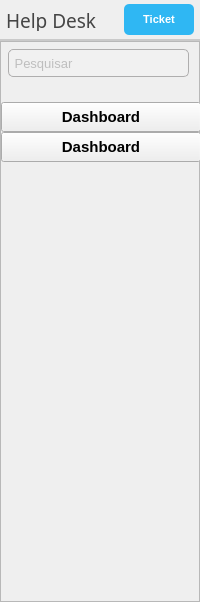
     <widget class="QFrame" name="wdg_menu">
      <property name="minimumSize">
       <size>
        <width>200</width>
        <height>0</height>
       </size>
      </property>
      <property name="maximumSize">
       <size>
        <width>200</width>
        <height>16777215</height>
       </size>
      </property>
      <property name="styleSheet">
       <string notr="true">QFrame#wdg_menu {
	background-color: #DBDBDB;
}</string>
      </property>
      <layout class="QVBoxLayout" name="vrl_menu">
       <property name="spacing">
        <number>0</number>
       </property>
       <property name="leftMargin">
        <number>0</number>
       </property>
       <property name="topMargin">
        <number>0</number>
       </property>
       <property name="rightMargin">
        <number>0</number>
       </property>
       <property name="bottomMargin">
        <number>0</number>
       </property>
       <item>
        <widget class="QFrame" name="frm_top_menu">
         <property name="minimumSize">
          <size>
           <width>200</width>
           <height>41</height>
          </size>
         </property>
         <property name="maximumSize">
          <size>
           <width>200</width>
           <height>41</height>
          </size>
         </property>
         <property name="styleSheet">
          <string notr="true">QFrame#frm_top_menu {
	border-width: 2px; 
	border-style: solid; 
	border-color: #CACACA;
	border-top-style:none;
	border-left-style:none;
	border-right-style:none;
}</string>
         </property>
         <property name="frameShape">
          <enum>QFrame::StyledPanel</enum>
         </property>
         <property name="frameShadow">
          <enum>QFrame::Raised</enum>
         </property>
         <widget class="QLabel" name="lbl_help_desk">
          <property name="geometry">
           <rect>
            <x>6</x>
            <y>10</y>
            <width>111</width>
            <height>21</height>
           </rect>
          </property>
          <property name="minimumSize">
           <size>
            <width>111</width>
            <height>21</height>
           </size>
          </property>
          <property name="maximumSize">
           <size>
            <width>111</width>
            <height>21</height>
           </size>
          </property>
          <property name="font">
           <font>
            <family>Arial Black</family>
            <pointsize>14</pointsize>
           </font>
          </property>
          <property name="styleSheet">
           <string notr="true">QLabel {
	color: #454545;
}</string>
          </property>
          <property name="text">
           <string>Help Desk</string>
          </property>
         </widget>
         <widget class="QPushButton" name="btn_new_ticket">
          <property name="geometry">
           <rect>
            <x>124</x>
            <y>4</y>
            <width>70</width>
            <height>31</height>
           </rect>
          </property>
          <property name="minimumSize">
           <size>
            <width>70</width>
            <height>31</height>
           </size>
          </property>
          <property name="maximumSize">
           <size>
            <width>70</width>
            <height>31</height>
           </size>
          </property>
          <property name="font">
           <font>
            <family>Arial</family>
            <pointsize>8</pointsize>
            <weight>75</weight>
            <bold>true</bold>
           </font>
          </property>
          <property name="focusPolicy">
           <enum>Qt::NoFocus</enum>
          </property>
          <property name="styleSheet">
           <string notr="true">QPushButton#btn_new_ticket {
	background-color: #2FB7F3;
	color: white;
	border-radius: 5px;
}

QPushButton#btn_new_ticket:hover {
	background-color:#009CE1;
}

QPushButton#btn_new_ticket:pressed {
	background-color:#0082BC;
}</string>
          </property>
          <property name="text">
           <string>Ticket</string>
          </property>
          <property name="icon">
           <iconset>
            <normaloff>../img/plus-48.png</normaloff>../img/plus-48.png</iconset>
          </property>
          <property name="iconSize">
           <size>
            <width>10</width>
            <height>10</height>
           </size>
          </property>
         </widget>
        </widget>
       </item>
       <item>
        <widget class="QFrame" name="frm_menu">
         <property name="minimumSize">
          <size>
           <width>200</width>
           <height>561</height>
          </size>
         </property>
         <property name="maximumSize">
          <size>
           <width>200</width>
           <height>16777215</height>
          </size>
         </property>
         <property name="frameShape">
          <enum>QFrame::StyledPanel</enum>
         </property>
         <property name="frameShadow">
          <enum>QFrame::Raised</enum>
         </property>
         <layout class="QFormLayout" name="formLayout">
          <property name="horizontalSpacing">
           <number>0</number>
          </property>
          <property name="verticalSpacing">
           <number>0</number>
          </property>
          <property name="leftMargin">
           <number>0</number>
          </property>
          <property name="topMargin">
           <number>0</number>
          </property>
          <property name="rightMargin">
           <number>0</number>
          </property>
          <property name="bottomMargin">
           <number>0</number>
          </property>
          <item row="0" column="1">
           <spacer name="vls_between_border_search_home">
            <property name="orientation">
             <enum>Qt::Vertical</enum>
            </property>
            <property name="sizeType">
             <enum>QSizePolicy::Fixed</enum>
            </property>
            <property name="sizeHint" stdset="0">
             <size>
              <width>185</width>
              <height>7</height>
             </size>
            </property>
           </spacer>
          </item>
          <item row="1" column="0">
           <spacer name="hls_between_boder_and_search_home">
            <property name="orientation">
             <enum>Qt::Horizontal</enum>
            </property>
            <property name="sizeType">
             <enum>QSizePolicy::Fixed</enum>
            </property>
            <property name="sizeHint" stdset="0">
             <size>
              <width>7</width>
              <height>25</height>
             </size>
            </property>
           </spacer>
          </item>
          <item row="1" column="1">
           <widget class="QLineEdit" name="txt_search">
            <property name="minimumSize">
             <size>
              <width>181</width>
              <height>28</height>
             </size>
            </property>
            <property name="maximumSize">
             <size>
              <width>181</width>
              <height>28</height>
             </size>
            </property>
            <property name="font">
             <font>
              <family>Arial</family>
              <pointsize>10</pointsize>
             </font>
            </property>
            <property name="statusTip">
             <string>Pesquisar</string>
            </property>
            <property name="whatsThis">
             <string>Pesquisar</string>
            </property>
            <property name="accessibleName">
             <string>Pesquisar</string>
            </property>
            <property name="accessibleDescription">
             <string>Pesquisar</string>
            </property>
            <property name="styleSheet">
             <string notr="true">QLineEdit#txt_search {
	background-color: #F1F1F1;
	color: #8C8C8C;
	border: 1px solid #AFAEAE;
	border-radius: 5px;
}</string>
            </property>
            <property name="text">
             <string/>
            </property>
            <property name="maxLength">
             <number>40</number>
            </property>
            <property name="placeholderText">
             <string> Pesquisar</string>
            </property>
           </widget>
          </item>
          <item row="2" column="1">
           <spacer name="vls_between_search_and_buttom_home">
            <property name="orientation">
             <enum>Qt::Vertical</enum>
            </property>
            <property name="sizeType">
             <enum>QSizePolicy::Fixed</enum>
            </property>
            <property name="sizeHint" stdset="0">
             <size>
              <width>185</width>
              <height>25</height>
             </size>
            </property>
           </spacer>
          </item>
          <item row="3" column="0" colspan="2">
           <widget class="QPushButton" name="btn_dashboad">
            <property name="minimumSize">
             <size>
              <width>200</width>
              <height>30</height>
             </size>
            </property>
            <property name="maximumSize">
             <size>
              <width>200</width>
              <height>30</height>
             </size>
            </property>
            <property name="font">
             <font>
              <family>Arial</family>
              <pointsize>11</pointsize>
              <weight>75</weight>
              <bold>true</bold>
              <underline>false</underline>
              <strikeout>false</strikeout>
             </font>
            </property>
            <property name="styleSheet">
             <string notr="true">QPushButton#btn_dashboad {
	text-align:left;
	text-decoration: none;
	margin-left: 20px;
	border: none;
	color: #555555;
}

QPushButton#btn_dashboad:hover {
	color: #00B1FF;
	text-decoration: none;
}

QPushButton#btn_dashboad:pressed {
	color: #00B1FF;
	text-decoration: none;
}

QPushButton#btn_dashboad:focus {
    color: #00B1FF;
	text-decoration: underline;
}color: #00B1FF;</string>
            </property>
            <property name="text">
             <string>Dashboard</string>
            </property>
            <property name="iconSize">
             <size>
              <width>0</width>
              <height>0</height>
             </size>
            </property>
           </widget>
          </item>
          <item row="4" column="0" colspan="2">
           <widget class="QPushButton" name="btn_dashboad_2">
            <property name="minimumSize">
             <size>
              <width>200</width>
              <height>30</height>
             </size>
            </property>
            <property name="maximumSize">
             <size>
              <width>200</width>
              <height>30</height>
             </size>
            </property>
            <property name="font">
             <font>
              <family>Arial</family>
              <pointsize>11</pointsize>
              <weight>75</weight>
              <bold>true</bold>
              <underline>false</underline>
              <strikeout>false</strikeout>
             </font>
            </property>
            <property name="styleSheet">
             <string notr="true">QPushButton {
	text-align:left;
	text-decoration: none;
	margin-left: 20px;
	border: none;
	color: #555555;
}

QPushButton:hover {
	color: #00B1FF;
	text-decoration: none;
}

QPushButton:pressed {
	color: #00B1FF;
	text-decoration: none;
}

QPushButton:focus {
    color: #00B1FF;
	text-decoration: underline;
}color: #00B1FF;</string>
            </property>
            <property name="text">
             <string>Dashboard</string>
            </property>
            <property name="iconSize">
             <size>
              <width>0</width>
              <height>0</height>
             </size>
            </property>
           </widget>
          </item>
          <item row="5" column="1">
           <spacer name="vls_between_buttom_and_border_home">
            <property name="orientation">
             <enum>Qt::Vertical</enum>
            </property>
            <property name="sizeHint" stdset="0">
             <size>
              <width>185</width>
              <height>430</height>
             </size>
            </property>
           </spacer>
          </item>
         </layout>
        </widget>
       </item>
      </layout>
     </widget>
